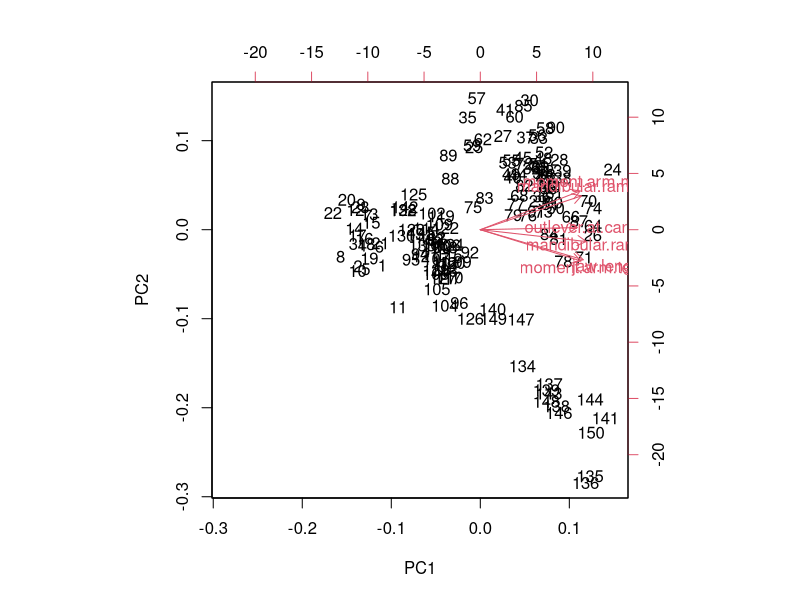
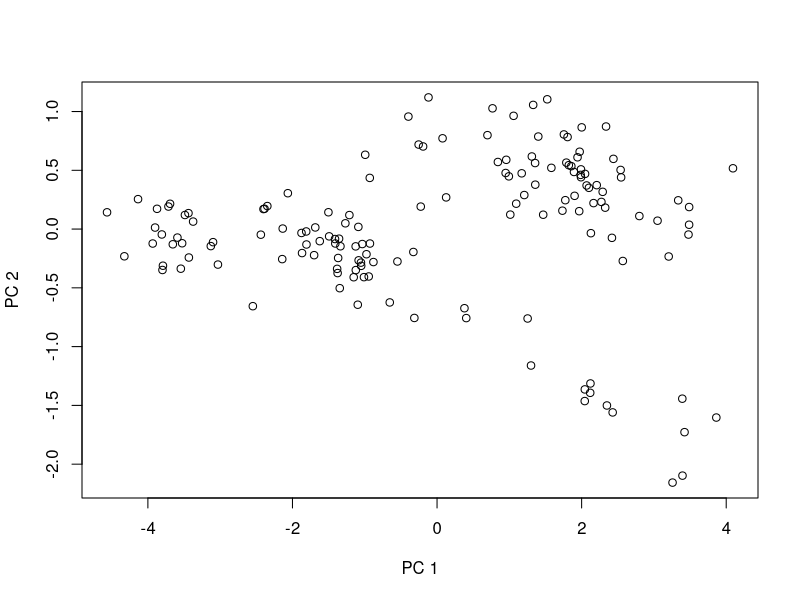
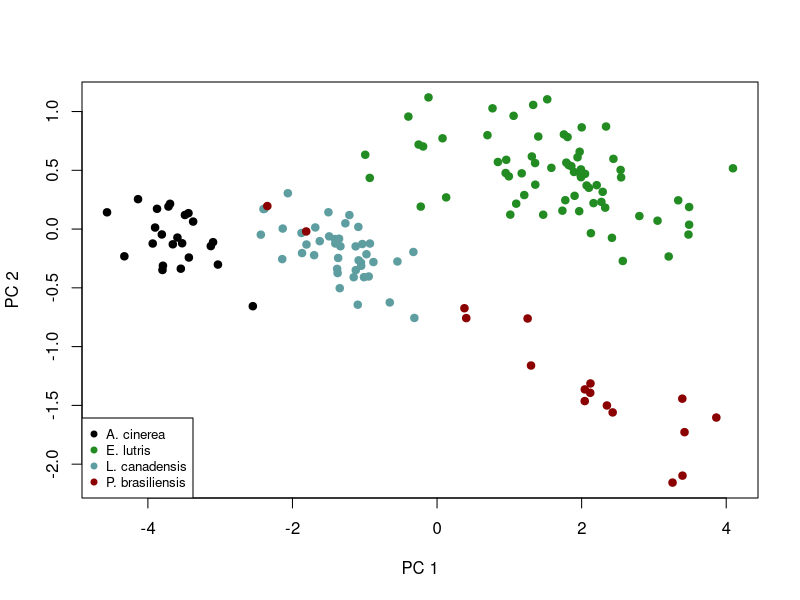
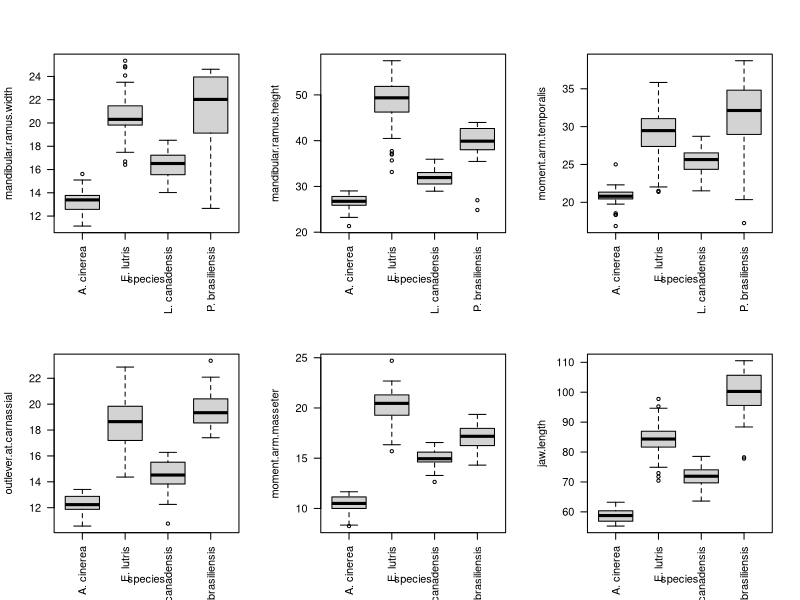
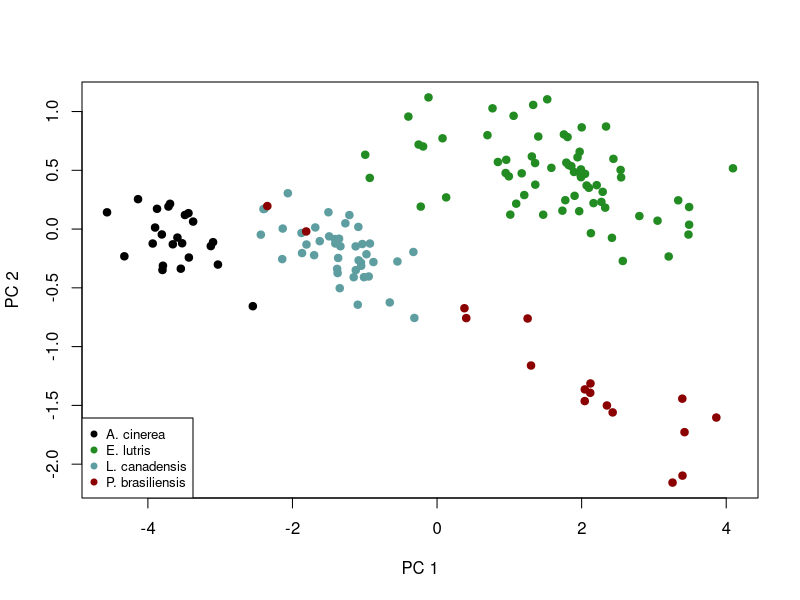
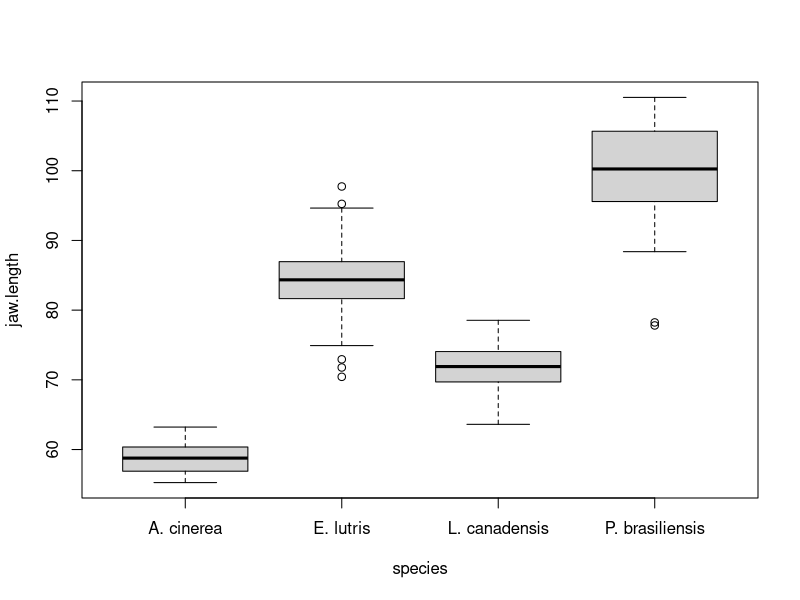
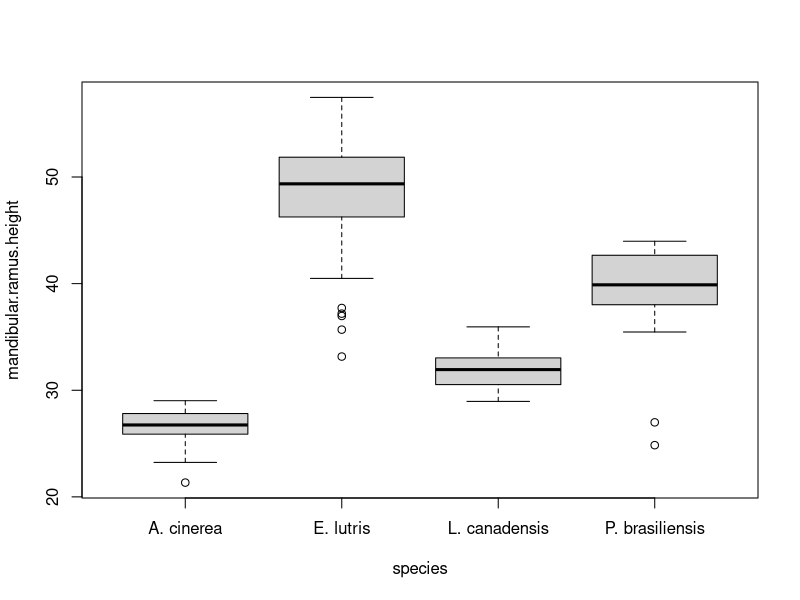
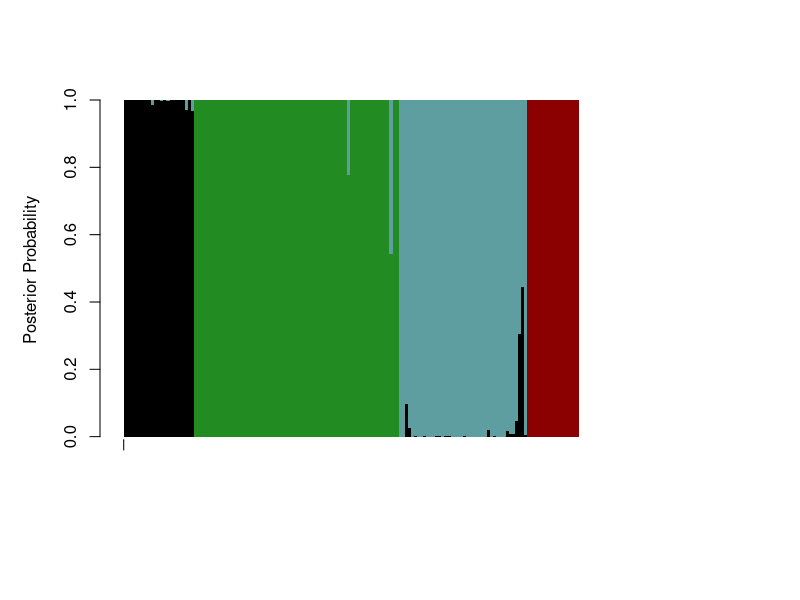

Write R code to recreate these figures, in order. (Note: this script raises an error after producing the figures.)
## ---- chunk 1
otter <- read.csv(file = "data/otter-mandible-data.csv", header = TRUE)
## ---- chunk 2
otter <- na.omit(otter)
## ---- chunk 3
pca.fit <- prcomp(x = otter[, -1], scale. = TRUE)
## ---- chunk 4
pca.summary <- summary(pca.fit)
ls(pca.summary) # Lists the objects produced by summary
## ---- chunk 5
pca.summary$importance
## ---- chunk 6
pca.summary$rotation
## ---- chunk 7
# Crude, but should be fine
direction <- "positive"
if (sum(pca.summary$rotation) < 0) {
  direction <- "negative" 
}
## ---- chunk 8
biplot(x = pca.fit)
## ---- chunk 9
plot(x = pca.fit$x[, 1],
     y = pca.fit$x[, 2],
     xlab = "PC 1",
     ylab = "PC 2")
## ---- chunk 10
# Pull out the unique values in the 'species' column
species <- unique(otter$species)

# Set up a vector of colors for the *legend*
legend.cols <- c("black", "forestgreen", "cadetblue", "darkred") 

# Set up a vector of colors for the actual *plot*, based on values in the 
# 'species' column and the legend colors vector. This vector has one element 
# corresponding to each row of the otter data frame. 
pt.cols <- rep(x = legend.cols[1], length = nrow(otter))
pt.cols[otter$species == species[2]] <- legend.cols[2]
pt.cols[otter$species == species[3]] <- legend.cols[3]
pt.cols[otter$species == species[4]] <- legend.cols[4]
plot(x = pca.fit$x[, 1],
     y = pca.fit$x[, 2],
     xlab = "PC 1",
     ylab = "PC 2",
     pch = 19,
     col = pt.cols)
legend("bottomleft", legend = species, pch = 19, col = legend.cols, cex = 0.8)
## ---- chunk 11
# Set-up a multi-panel graph (2 rows, 3 columns), filling row by row
par(mfrow = c(2, 3), las = 2) 

# Plot each of the six measurements in a different plot
boxplot(formula = mandibular.ramus.width ~ species, data = otter)
boxplot(formula = mandibular.ramus.height ~ species, data = otter)
boxplot(formula = moment.arm.temporalis ~ species, data = otter)
boxplot(formula = outlever.at.carnassial ~ species, data = otter)
boxplot(formula = moment.arm.masseter ~ species, data = otter)
boxplot(formula = jaw.length ~ species, data = otter)

# Restore graphing defaults
par(mfrow = c(1, 1), las = 0)
## ---- chunk 12
plot(x = pca.fit$x[, 1],
     y = pca.fit$x[, 2],
     xlab = "PC 1",
     ylab = "PC 2",
     pch = 19,
     col = pt.cols)
legend("bottomleft", legend = species, pch = 19, col = legend.cols, cex = 0.8)
## ---- chunk 13
pca.summary$rotation[, 1:2]
## ---- chunk 14
boxplot(formula = jaw.length ~ species, data = otter)
boxplot(formula = mandibular.ramus.height ~ species, data = otter)
## ---- chunk 15

## ---- chunk 16
library("MASS")
lda.fit <- lda(formula = species ~ ., 
               data = otter, 
               prior = c(1,1,1,1)/4, 
               CV = TRUE)
posteriors <- t(lda.fit$posterior)

legend.cols <- c("black", "forestgreen", "cadetblue", "darkred") 

tick.pos <- c(0, 
              nrow(otter) - match(levels(otter$species)[1], rev(otter$species)) + 1, # last occurrence of first species
              nrow(otter) - match(levels(otter$species)[2], rev(otter$species)) + 1, # last occurrence of second species
              nrow(otter) - match(levels(otter$species)[3], rev(otter$species)) + 1, # last occurrence of third species
              nrow(otter) - match(levels(otter$species)[4], rev(otter$species)) + 1)# last occurrence of fourth species)

label.pos <- c(floor((tick.pos[2] - tick.pos[1]) / 2),
               floor((tick.pos[3] - tick.pos[2]) / 2 + tick.pos[2]),
               floor((tick.pos[4] - tick.pos[3]) / 2 + tick.pos[3]),
               floor((tick.pos[5] - tick.pos[4]) / 2 + tick.pos[4]))

mar.default <- c(5, 4, 4, 2) + 1 # from par documentation
par(mar = mar.default + c(2, 0, 0, 0)) 

barplot(posteriors,
        ylab = "Posterior Probability",
        space = 0,
        border = NA,
        xaxt = 'n',
        xlim = c(0, ncol(posteriors) + 45),
        col = legend.cols,
        legend.text = levels(otter$species),
        args.legend = list(cex = 0.7, x = ncol(posteriors) + 55, y = 0.6, xpd = TRUE))
axis(side = 1, at = tick.pos, labels = FALSE) # tick marks
axis(side = 1, at = label.pos, labels = levels(otter$species), tick = FALSE, par(las = 2, cex = 0.8))

par(mar = mar.default)
